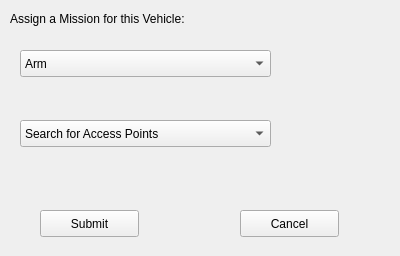
<?xml version="1.0" encoding="UTF-8"?>
<ui version="4.0">
 <class>Form</class>
 <widget class="QWidget" name="Form">
  <property name="geometry">
   <rect>
    <x>0</x>
    <y>0</y>
    <width>400</width>
    <height>256</height>
   </rect>
  </property>
  <property name="windowTitle">
   <string>Form</string>
  </property>
  <widget class="QComboBox" name="missionComboBox">
   <property name="geometry">
    <rect>
     <x>20</x>
     <y>50</y>
     <width>251</width>
     <height>27</height>
    </rect>
   </property>
   <item>
    <property name="text">
     <string>Arm</string>
    </property>
   </item>
   <item>
    <property name="text">
     <string>Disarm</string>
    </property>
   </item>
   <item>
    <property name="text">
     <string>Land</string>
    </property>
   </item>
   <item>
    <property name="text">
     <string>Follow A Play</string>
    </property>
   </item>
   <item>
    <property name="text">
     <string>Loiter</string>
    </property>
   </item>
   <item>
    <property name="text">
     <string>Return Home</string>
    </property>
   </item>
  </widget>
  <widget class="QComboBox" name="accessPointsComboBox">
   <property name="geometry">
    <rect>
     <x>20</x>
     <y>120</y>
     <width>251</width>
     <height>27</height>
    </rect>
   </property>
   <item>
    <property name="text">
     <string>Search for Access Points</string>
    </property>
   </item>
  </widget>
  <widget class="QLabel" name="label">
   <property name="geometry">
    <rect>
     <x>10</x>
     <y>10</y>
     <width>241</width>
     <height>17</height>
    </rect>
   </property>
   <property name="text">
    <string>Assign a Mission for this Vehicle:</string>
   </property>
  </widget>
  <widget class="QPushButton" name="submitMission">
   <property name="geometry">
    <rect>
     <x>40</x>
     <y>210</y>
     <width>99</width>
     <height>27</height>
    </rect>
   </property>
   <property name="text">
    <string>Submit</string>
   </property>
  </widget>
  <widget class="QPushButton" name="cancelMission">
   <property name="geometry">
    <rect>
     <x>240</x>
     <y>210</y>
     <width>99</width>
     <height>27</height>
    </rect>
   </property>
   <property name="text">
    <string>Cancel</string>
   </property>
  </widget>
 </widget>
 <resources/>
 <connections/>
</ui>
